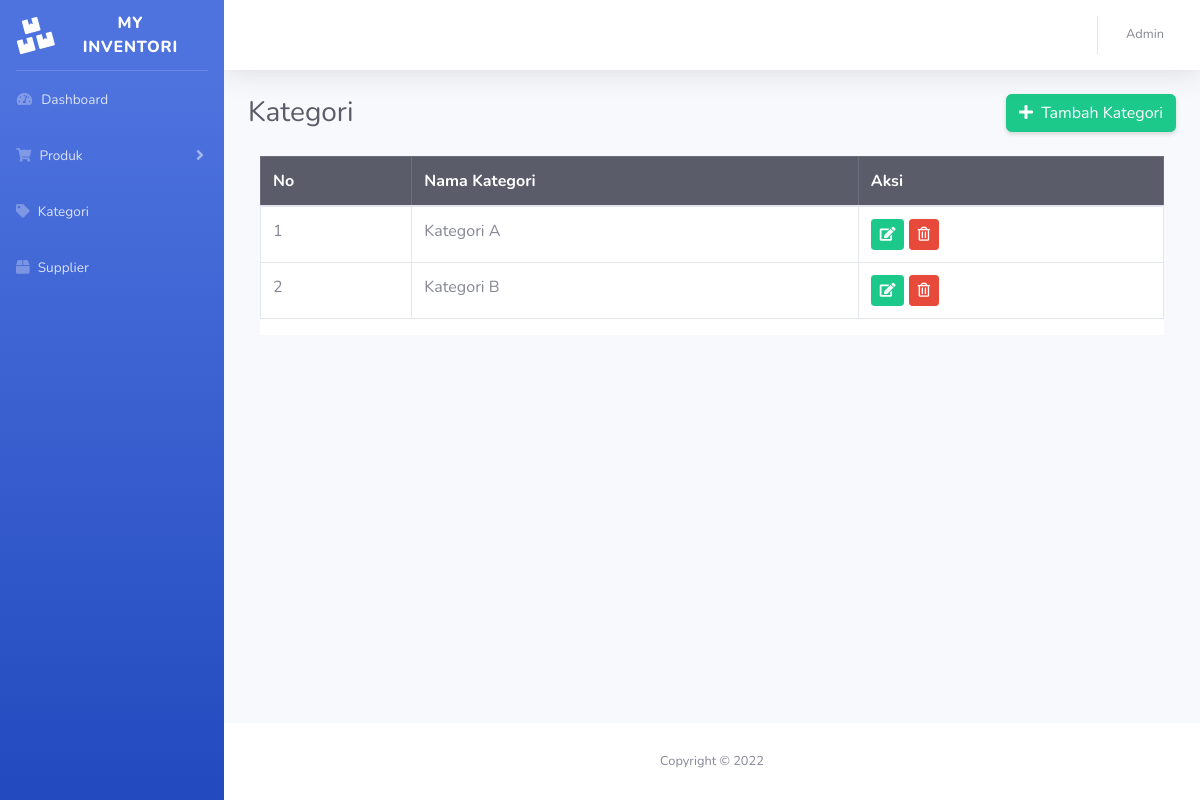
The page /kategori.php (signed in) on the database as committed earlier.
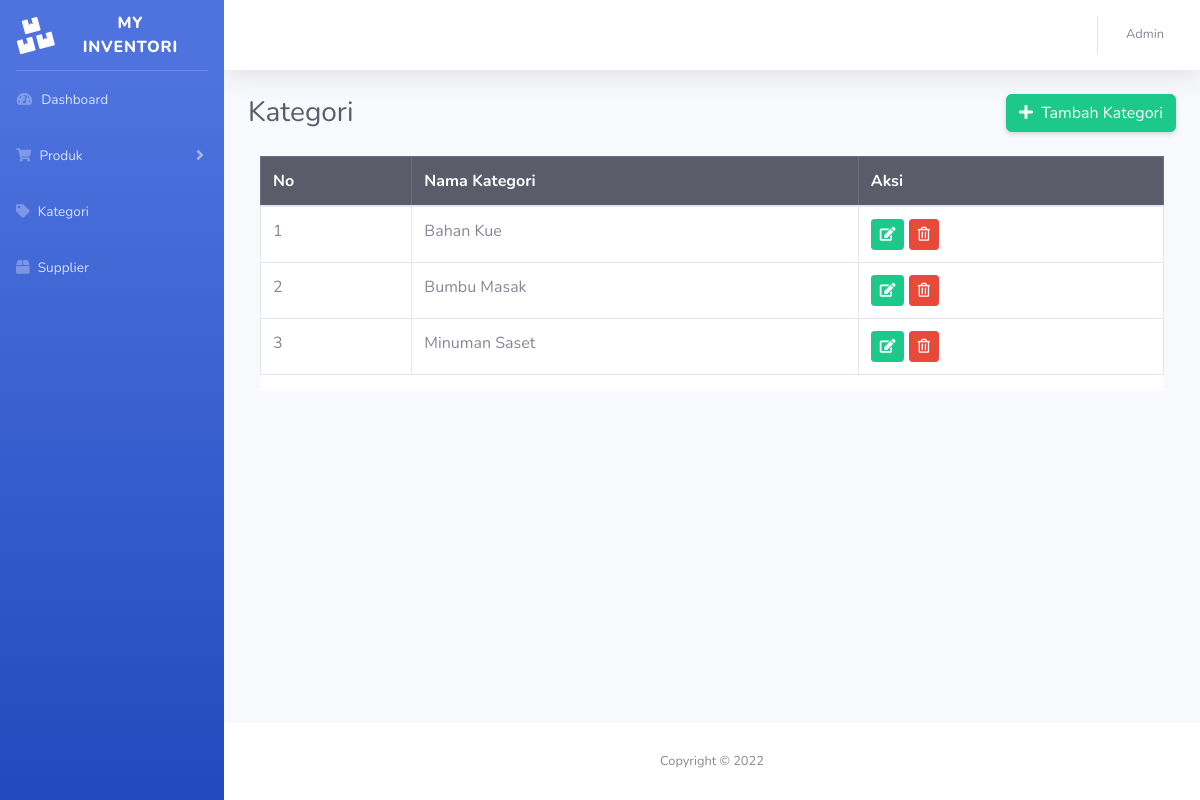
The same page on the database as committed later.
### tables this page shows
CREATE TABLE `kategori` (
  `id_kategori` int(255) NOT NULL,
  `nama_kategori` varchar(255) NOT NULL
);

### kategori.php (the view, shortened to what this page needs)
<?php
include '_koneksi.php';
$sql = "SELECT * FROM kategori";
$result = $conn->query($sql);
if ($result->num_rows > 0) {
  while($row = $result->fetch_assoc()) {
    $kategori[] = $row;
  }
} else {
  echo "0 results";
}
?>
<!DOCTYPE html>
<html lang="en">
<head>
    <link href="vendor/fontawesome-free/css/all.min.css" rel="stylesheet" type="text/css">
    <link href="css/sb-admin-2.min.css" rel="stylesheet">
</head>
<body id="page-top">
    <div id="wrapper">
		<?php include 'inc/sidebar.php'; ?>
        <div id="content-wrapper" class="d-flex flex-column">
            <div id="content">
				<?php include 'inc/topbar.php'; ?>
                <div class="container-fluid">
					<div class="d-sm-flex align-items-center justify-content-between mb-4">
						<h1 class="h3 mb-0 text-gray-800">Kategori</h1>
						<a href="kategori_tambah.php" class="btn btn-success shadow-sm">
						<i class="fas fa-plus mr-1"></i> Tambah Kategori</a>
					</div>
					<div class="container">
						<div class="row bg-white">
							<table class="table table-bordered" id="dataTable" cellspacing="0">
								<thead class="table-dark">
									<tr>
										<th>No</th>
										<th>Nama Kategori</th>
										<th>Aksi</th>
									</tr>
								</thead>
								<tbody>
								<?php foreach($kategori as $kategori): ?>
									<tr>
										<td><?= $kategori['id_kategori'] ?></td>
										<td><?= $kategori['nama_kategori'] ?></td>
										<td>
											<a href="kategori_edit.php?id_kategori=<?= $kategori['id_kategori'] ?>"><button type="button" class="btn btn-sm btn-success"><i class="fas fa-edit"></i></button></a>
											<a href="kategori_delete_go.php?id_kategori=<?= $kategori['id_kategori'] ?>"><button type="button" class="btn btn-sm btn-danger"><i class="far fa-trash-alt"></i></button></a>
										</td>
									</tr>
								<?php endforeach; ?>
								</tbody>
							</table>
						</div>
					</div>
                </div>
            </div>
			<?php include 'inc/footer.php'; ?>
        </div>
    </div>
</body>
</html>

Rows that differ between the two databases and show on the page:
changed kategori id 1: nama_kategori "Kategori A" → "Bahan Kue"
changed kategori id 2: nama_kategori "Kategori B" → "Bumbu Masak"
added kategori: id_kategori "3", nama_kategori "Minuman Saset"
